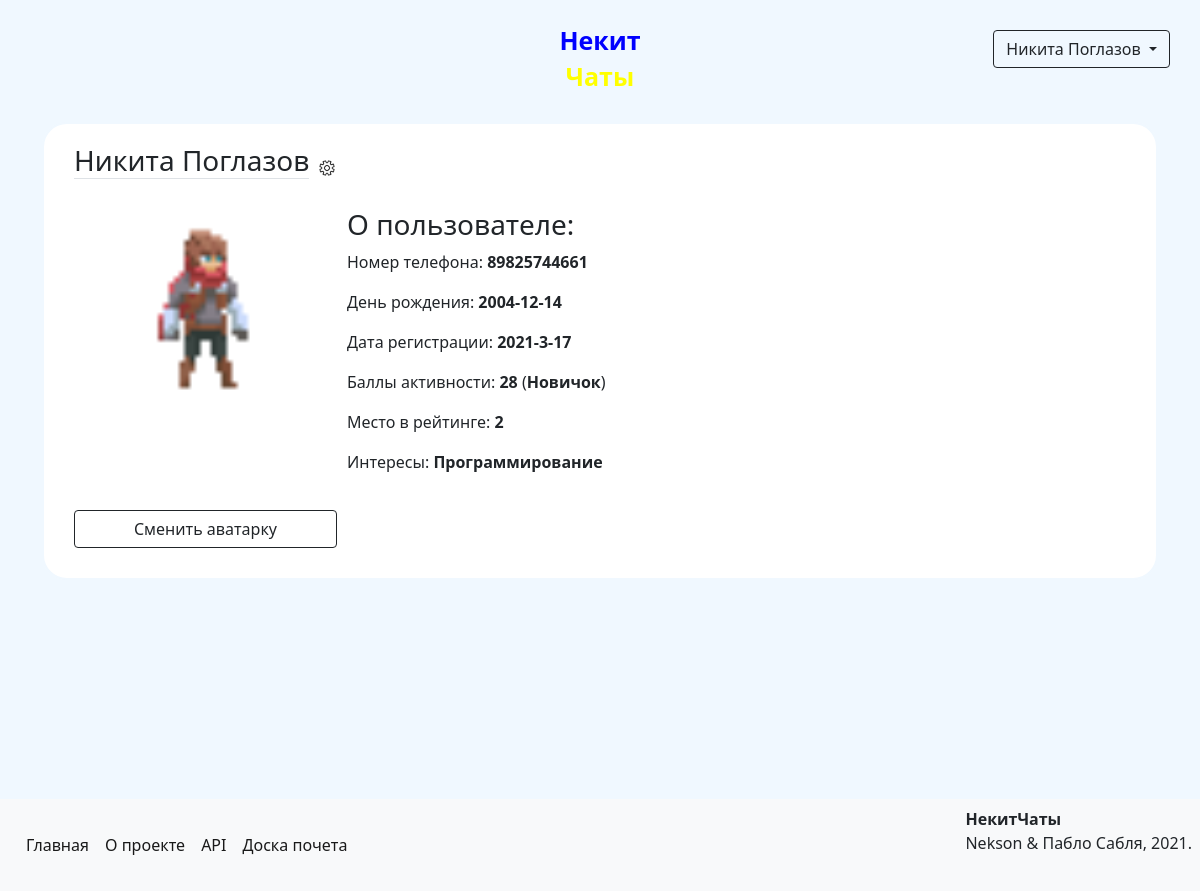
Page /profile/1 (signed in) on the earlier database version.
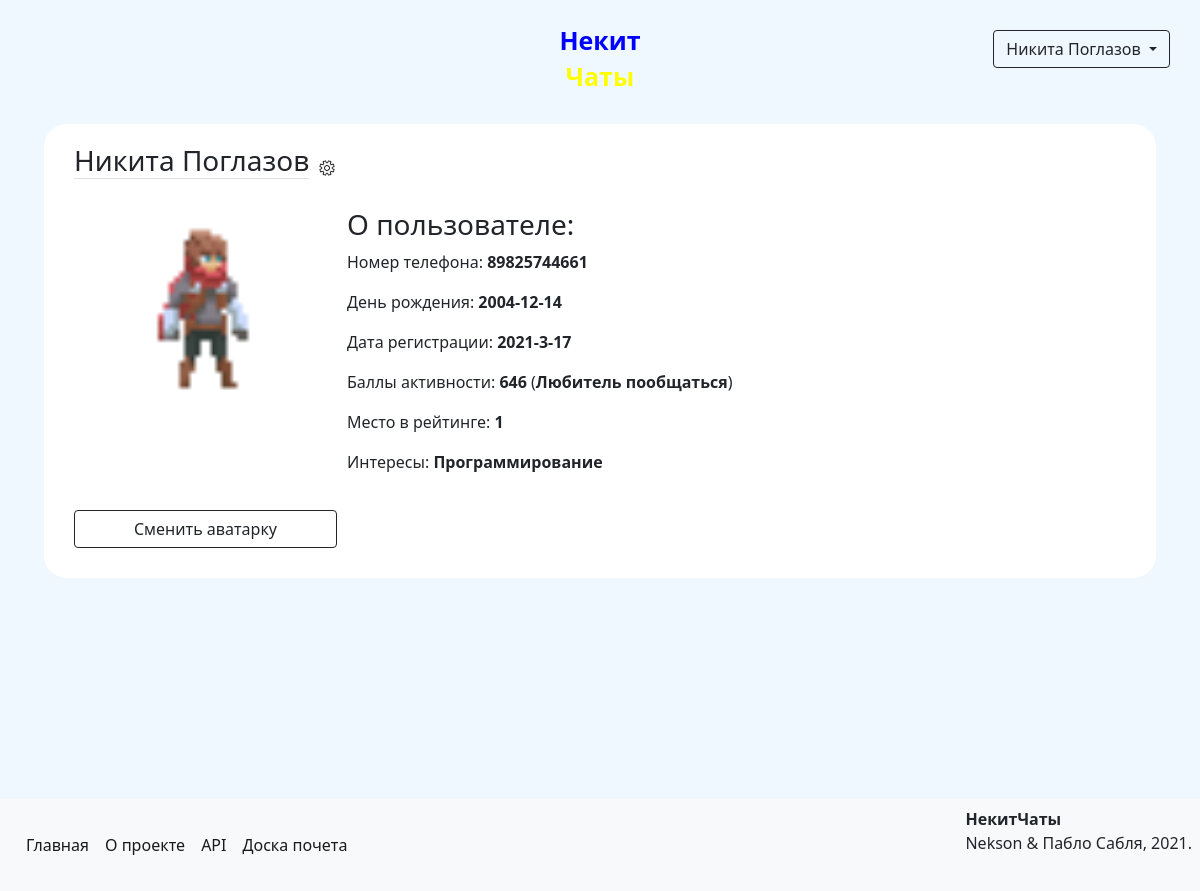
Same page on the later database version.
### data/models/user.py (models this page shows, shortened)
class User(SqlAlchemyBase, UserMixin, SerializerMixin):
    __tablename__ = 'users'
    id = Column(Integer, autoincrement=True, primary_key=True)
    name = Column(Unicode)
    surname = Column(Unicode)
    birthday = Column(DateTime)
    email = Column(String, unique=True)
    phone_number = Column(String, unique=True)
    hashed_password = Column(String)
    registration_time = Column(DateTime, default=datetime.now)
    rating = Column(Integer, default=0)
    rank = Column(Unicode)
    position = Column(Integer)
    advertisements = relationship('Advertisement', back_populates='author')
    interests = relationship('Interest', secondary='users_to_interests', backref='users')

### data/models/interests.py (models this page shows)
class Interest(SqlAlchemyBase):
    __tablename__ = 'interests'
    id = Column(Integer, primary_key=True, autoincrement=True)
    title = Column(Unicode, nullable=True)

### main.py (the view)
@app.route('/profile/<int:user_id>')
@login_required
def show_profile(user_id):
    session = create_session()
    user = session.query(User).filter(User.id == user_id).first()
    pic = session.query(Avatar).filter(Avatar.refers_to == user_id).first()
    if pic:
        profile_pic = url_for('static', filename=f"avatars/{pic.link}")
    else:
        profile_pic = url_for('static', filename='avatars/anon.png')
    return render_template('profile.html', user=user, pic=profile_pic)

### data/db_session.py (called while the page is built)
def create_session() -> Session:
    global __factory
    return __factory()

### main.py (called while the page is built)
@login_manager.user_loader
def load_user(user_id):
    session = create_session()
    return session.query(User).get(user_id)

### templates/profile.html (shortened to what this page needs)
{% extends "base.html" %}
{% block content %}
<form class="clearfix">
    <div class="clearfix">
        <div class="clearfix">
            <h3 class="border-bottom float-start">{{ user.name }} {{ user.surname }}</h3>
            {% if user.id == current_user.id %}
                <a class="float-start" href="/profile/{{ current_user.id }}/settings">
                    <div><img src="/static/img/settings.png" width="16px" height="16px"></div>
                </a>
            {% endif %}
        </div>
        <div class="clearfix">
            <img src="{{ pic }}" class="profile-pic rounded-top w-25 h-25 float-start" alt="Упс! Аватарка не найдена!">
            <div class="float-start w-50">
                <h3>О пользователе:</h3>
                <p>Номер телефона: <b>{{ user.phone_number }}</b></p>
                <p>День рождения: <b>{{ user.birthday.year }}-{{ user.birthday.month }}-{{ user.birthday.day }}</b></p>
                <p>Дата регистрации: <b>{{ user.registration_time.year }}-{{ user.registration_time.month }}-{{ user.registration_time.day }}</b></p>
                <p>Баллы активности: <b>{{ user.rating }}</b> (<b>{{ user.rank }}</b>)</p>
                <a class="text-reset" href="/top"><p>Место в рейтинге: <b>{{ user.position }}</b></p></a>
                {% if user.interests %}
                    <p>Интересы:
                        {% for i in user.interests %}
                        <b>{{ i.title }}{% if not loop.last %},{% endif %}</b>
                        {% endfor %}
                    </p>
                {% endif %}
            </div>
        </div>
        <div>
            {% if user.id == current_user.id %}
                <a class="btn btn-outline-dark w-25 rounded-bottom" href="/profile/{{ current_user.id }}/avatar">Сменить аватарку</a>
            {% else %}
                <a class="btn btn-outline-dark w-25 rounded-bottom" href="/conversation/{{ user.id }}#bottom">Написать сообщение</a>
            {% endif %}
        </div>
    </div>
</form>
{% endblock %}

### templates/base.html (shortened to what this page needs)
<!DOCTYPE html>
<html lang="en">
<head>
    <link rel="stylesheet" href="/static/css/style.css">
    <link rel="stylesheet" href="https://cdn.jsdelivr.net/npm/bootstrap@5.0.0-beta1/dist/css/bootstrap.min.css"
>
</head>
<body>
<div class="header clearfix">
    {% if current_user.is_authenticated %}
        <div class="dropdown float-end">
            <button class="btn btn-outline-dark dropdown-toggle" type="button" id="dropdownMenuButton" data-toggle="dropdown" aria-haspopup="true" aria-expanded="false">
                {{ current_user.name }} {{ current_user.surname }}
            </button>
        </div>
    {% else %}
        <a class="btn btn-outline-dark register float-end" href="/register">Зарегистрироваться</a>
        <a class="btn btn-outline-dark login float-end" href="/login">Войти</a>
    {% endif %}
    <div class="logo">
        <a href="/">
            <p class="nekit">Некит</p>
            <p class="chats">Чаты</p>
        </a>
    </div>
</div>
<main role="main" class="container clearfix">
    {% block content %}{% endblock %}
</main>
<footer class="clearfix p-2 bg-light">
    <span class="fs-6 float-end"><b>НекитЧаты</b><br>Nekson & Пабло Сабля, 2021.</span>
    <nav class="navbar navbar-expand-lg navbar-light">
        <div class="collapse navbar-collapse" id="navbarSupportedContent">
          <ul class="navbar-nav me-auto mb-2 mb-lg-0">
            <li class="nav-item">
              <a class="nav-link active" href="/">Главная</a>
            </li>
            <li class="nav-item">
              <a class="nav-link active" href="/info">О проекте</a>
            </li>
            <li class="nav-item">
              <a class="nav-link active" href="/api">API</a>
            </li>
            <li class="nav-item">
                <a class="nav-link active" href="/top">Доска почета</a>
            </li>
          </ul>
        </div>
    </nav>
</footer>
</body>
</html>

### static/css/style.css (style rules this page uses)
body { background-color: aliceblue !important; }
.logo { text-align: center; margin-left: auto; margin-right: auto; margin-top: 10px; margin-bottom: 10px; max-width: 150px; font-size: 25px; font-weight: 700; line-height: 20px; }
a { text-decoration: none !important; }
.header { background-color: aliceblue; margin-bottom: 10px; padding: 10px; }
.nekit { color: blue; }
.chats { color: yellow; }
div { margin: 10px; }
form { margin-left: auto; margin-right: auto; background-color: white; border: solid 2px aliceblue; border-radius: 25px; padding: 10px; }
footer { margin-top: 219px }

Differences in the rows shown:
changed User "Никита": rating "28" → "646"; rank "Новичок" → "Любитель пообщаться"; position "2" → "1"
